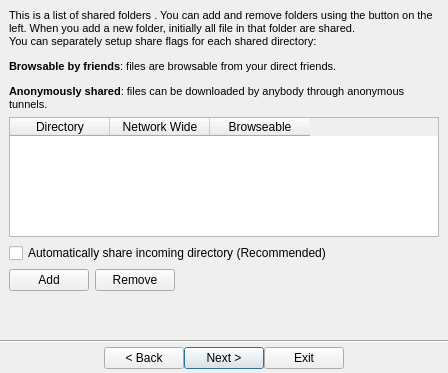
     <widget class="QWidget" name="pageShares">
      <layout class="QGridLayout" name="gridLayout_7">
       <property name="leftMargin">
        <number>0</number>
       </property>
       <property name="topMargin">
        <number>0</number>
       </property>
       <property name="rightMargin">
        <number>0</number>
       </property>
       <property name="bottomMargin">
        <number>0</number>
       </property>
       <property name="spacing">
        <number>0</number>
       </property>
       <item row="0" column="0">
        <widget class="QFrame" name="frame_3">
         <property name="sizePolicy">
          <sizepolicy hsizetype="MinimumExpanding" vsizetype="Preferred">
           <horstretch>0</horstretch>
           <verstretch>0</verstretch>
          </sizepolicy>
         </property>
         <property name="maximumSize">
          <size>
           <width>16777215</width>
           <height>16777215</height>
          </size>
         </property>
         <property name="frameShape">
          <enum>QFrame::NoFrame</enum>
         </property>
         <property name="frameShadow">
          <enum>QFrame::Sunken</enum>
         </property>
         <layout class="QGridLayout" name="gridLayout_6">
          <item row="0" column="0" colspan="3">
           <widget class="QLabel" name="labelSharesHeader">
            <property name="sizePolicy">
             <sizepolicy hsizetype="Preferred" vsizetype="Preferred">
              <horstretch>0</horstretch>
              <verstretch>0</verstretch>
             </sizepolicy>
            </property>
            <property name="maximumSize">
             <size>
              <width>16777215</width>
              <height>16777215</height>
             </size>
            </property>
            <property name="text">
             <string>&lt;!DOCTYPE HTML PUBLIC &quot;-//W3C//DTD HTML 4.0//EN&quot; &quot;http://www.w3.org/TR/REC-html40/strict.dtd&quot;&gt;
&lt;html&gt;&lt;head&gt;&lt;meta name=&quot;qrichtext&quot; content=&quot;1&quot; /&gt;&lt;style type=&quot;text/css&quot;&gt;
p, li { white-space: pre-wrap; }
&lt;/style&gt;&lt;/head&gt;&lt;body style=&quot; font-family:'MS Shell Dlg 2'; font-size:8.25pt; font-weight:400; font-style:normal;&quot;&gt;
&lt;p style=&quot; margin-top:0px; margin-bottom:0px; margin-left:0px; margin-right:0px; -qt-block-indent:0; text-indent:0px;&quot;&gt;&lt;span style=&quot; font-size:8pt;&quot;&gt;This is a list of shared folders . You can add and remove folders using the button on the left. When you add a new folder, initially all file in that folder are shared.&lt;/span&gt;&lt;/p&gt;
&lt;p style=&quot; margin-top:0px; margin-bottom:0px; margin-left:0px; margin-right:0px; -qt-block-indent:0; text-indent:0px;&quot;&gt;&lt;span style=&quot; font-family:'Sans'; font-size:8pt;&quot;&gt;You can separately setup share flags for each shared directory:&lt;/span&gt;&lt;span style=&quot; font-size:8pt;&quot;&gt; &lt;/span&gt;&lt;/p&gt;
&lt;p style=&quot; margin-top:12px; margin-bottom:12px; margin-left:0px; margin-right:0px; -qt-block-indent:0; text-indent:0px;&quot;&gt;&lt;span style=&quot; font-family:'Sans'; font-size:8pt; font-weight:600;&quot;&gt;Browsable by friends&lt;/span&gt;&lt;span style=&quot; font-family:'Sans'; font-size:8pt;&quot;&gt;: files are browsable from your direct friends.&lt;/span&gt;&lt;/p&gt;
&lt;p style=&quot; margin-top:12px; margin-bottom:12px; margin-left:0px; margin-right:0px; -qt-block-indent:0; text-indent:0px;&quot;&gt;&lt;span style=&quot; font-family:'Sans'; font-size:8pt; font-weight:600;&quot;&gt;Anonymously shared&lt;/span&gt;&lt;span style=&quot; font-family:'Sans'; font-size:8pt;&quot;&gt;: files can be downloaded by anybody through anonymous tunnels.&lt;/span&gt;&lt;/p&gt;&lt;/body&gt;&lt;/html&gt;</string>
            </property>
            <property name="alignment">
             <set>Qt::AlignLeading|Qt::AlignLeft|Qt::AlignTop</set>
            </property>
            <property name="wordWrap">
             <bool>true</bool>
            </property>
           </widget>
          </item>
          <item row="1" column="0" colspan="3">
           <layout class="QGridLayout" name="gridLayout_17">
            <property name="sizeConstraint">
             <enum>QLayout::SetMaximumSize</enum>
            </property>
            <property name="spacing">
             <number>0</number>
            </property>
            <item row="0" column="0" rowspan="2">
             <widget class="QTableWidget" name="shareddirList">
              <property name="maximumSize">
               <size>
                <width>16777215</width>
                <height>120</height>
               </size>
              </property>
              <property name="selectionMode">
               <enum>QAbstractItemView::SingleSelection</enum>
              </property>
              <property name="selectionBehavior">
               <enum>QAbstractItemView::SelectRows</enum>
              </property>
              <attribute name="horizontalHeaderCascadingSectionResizes">
               <bool>true</bool>
              </attribute>
              <attribute name="verticalHeaderVisible">
               <bool>false</bool>
              </attribute>
              <attribute name="verticalHeaderDefaultSectionSize">
               <number>22</number>
              </attribute>
              <column>
               <property name="text">
                <string>Directory</string>
               </property>
              </column>
              <column>
               <property name="text">
                <string>Network Wide</string>
               </property>
              </column>
              <column>
               <property name="text">
                <string>Browseable</string>
               </property>
              </column>
             </widget>
            </item>
           </layout>
          </item>
          <item row="3" column="0">
           <widget class="QPushButton" name="pushButtonSharesAdd">
            <property name="text">
             <string>Add</string>
            </property>
           </widget>
          </item>
          <item row="3" column="1">
           <widget class="QPushButton" name="pushButtonSharesRemove">
            <property name="text">
             <string>Remove</string>
            </property>
           </widget>
          </item>
          <item row="3" column="2">
           <spacer name="horizontalSpacer_16">
            <property name="orientation">
             <enum>Qt::Horizontal</enum>
            </property>
            <property name="sizeHint" stdset="0">
             <size>
              <width>258</width>
              <height>20</height>
             </size>
            </property>
           </spacer>
          </item>
          <item row="4" column="0" colspan="3">
           <spacer name="verticalSpacer_4">
            <property name="orientation">
             <enum>Qt::Vertical</enum>
            </property>
            <property name="sizeHint" stdset="0">
             <size>
              <width>20</width>
              <height>40</height>
             </size>
            </property>
           </spacer>
          </item>
          <item row="2" column="0" colspan="3">
           <widget class="QCheckBox" name="shareIncomingDirectory">
            <property name="text">
             <string>Automatically share incoming directory (Recommended)</string>
            </property>
           </widget>
          </item>
         </layout>
        </widget>
       </item>
       <item row="1" column="0">
        <widget class="Line" name="line_3">
         <property name="orientation">
          <enum>Qt::Horizontal</enum>
         </property>
        </widget>
       </item>
       <item row="2" column="0">
        <layout class="QHBoxLayout" name="horizontalLayout_3">
         <property name="topMargin">
          <number>4</number>
         </property>
         <property name="bottomMargin">
          <number>4</number>
         </property>
         <item>
          <spacer name="horizontalSpacer_5">
           <property name="orientation">
            <enum>Qt::Horizontal</enum>
           </property>
           <property name="sizeHint" stdset="0">
            <size>
             <width>40</width>
             <height>20</height>
            </size>
           </property>
          </spacer>
         </item>
         <item>
          <widget class="QPushButton" name="pushButtonSharesBack">
           <property name="enabled">
            <bool>true</bool>
           </property>
           <property name="text">
            <string>&lt; Back</string>
           </property>
          </widget>
         </item>
         <item>
          <widget class="QPushButton" name="pushButtonSharesNext">
           <property name="text">
            <string>Next &gt;</string>
           </property>
           <property name="default">
            <bool>true</bool>
           </property>
          </widget>
         </item>
         <item>
          <widget class="QPushButton" name="pushButtonSharesExit">
           <property name="text">
            <string>Exit</string>
           </property>
          </widget>
         </item>
         <item>
          <spacer name="horizontalSpacer_6">
           <property name="orientation">
            <enum>Qt::Horizontal</enum>
           </property>
           <property name="sizeHint" stdset="0">
            <size>
             <width>40</width>
             <height>20</height>
            </size>
           </property>
          </spacer>
         </item>
        </layout>
       </item>
      </layout>
     </widget>
